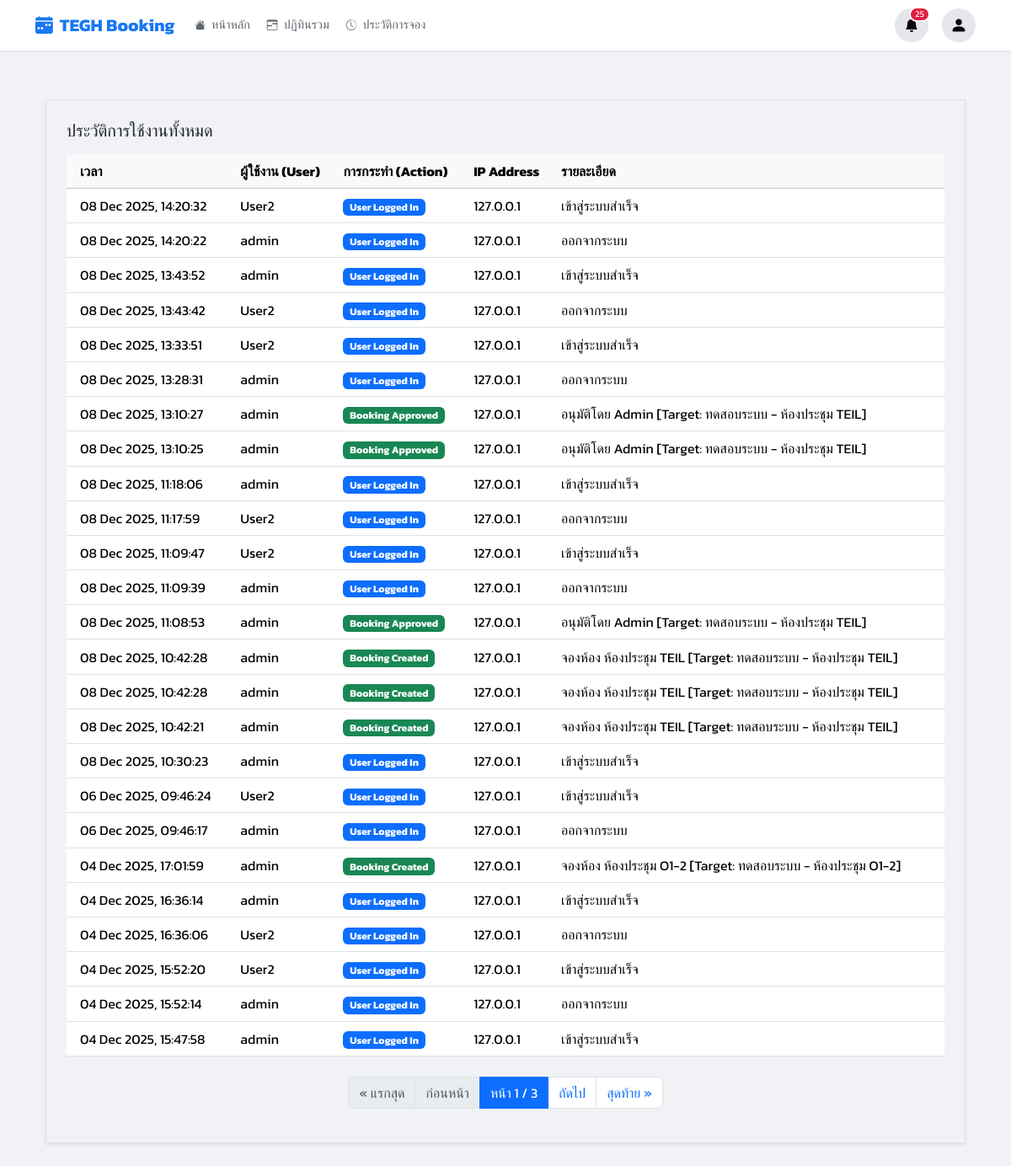
The page /audit-log/ (signed in) on the database as committed earlier.
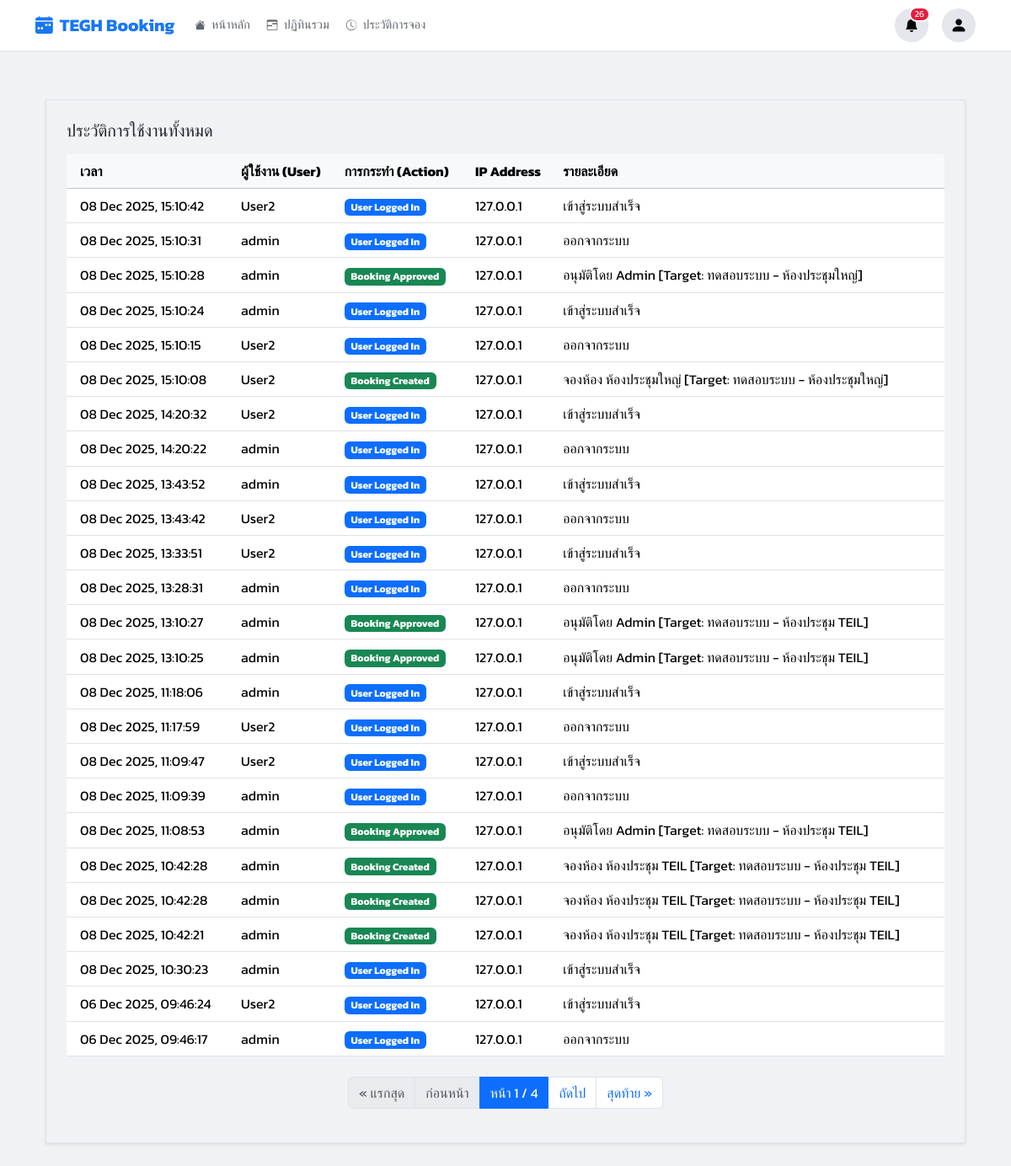
The same page on the database as committed later.
### booking/models.py (models this page shows, shortened)
class AuditLog(models.Model):
    ACTION_CHOICES = [
        ('LOGIN', 'User Logged In'),
        ('BOOKING_CREATED', 'Booking Created'),
        ('BOOKING_EDITED', 'Booking Edited'),
        ('BOOKING_CANCELLED', 'Booking Cancelled'),
        ('BOOKING_APPROVED', 'Booking Approved'),
        ('BOOKING_REJECTED', 'Booking Rejected'),
        ('OUTLOOK_SYNC', 'Outlook Synced'),
    ]
    user = models.ForeignKey(User, on_delete=models.SET_NULL, null=True, blank=True)
    action = models.CharField(max_length=20, choices=ACTION_CHOICES)
    timestamp = models.DateTimeField(auto_now_add=True)
    details = models.TextField(blank=True, null=True)
    ip_address = models.GenericIPAddressField(null=True, blank=True)
    class Meta:
        ordering = ['-timestamp']

### booking/views.py (the view)
# urls.py: path('audit-log/', views.audit_log_view, name='audit_log'),
@login_required
def audit_log_view(request):
    logs = AuditLog.objects.all()
    paginator = Paginator(logs, 25)
    page_obj = paginator.get_page(request.GET.get('page'))
    return render(request, 'pages/audit_log.html', {**get_base_context(request), 'page_obj': page_obj})

### booking/views.py (called while the page is built)
def is_admin(user):
    return user.is_authenticated and (user.is_superuser or user.is_staff or user.groups.filter(name='Admin').exists())

def is_approver_or_admin(user):
    return user.is_authenticated and (user.is_superuser or user.is_staff or user.groups.filter(name__in=['Approver', 'Admin']).exists())

### templates/pages/audit_log.html (shortened to what this page needs)
{% extends 'base.html' %}
{% load static %}
{% block content %}
<div class="container-fluid py-4">
    <div class="content-card shadow-sm border p-3 p-md-4">
        <h5 class="mb-3">ประวัติการใช้งานทั้งหมด</h5>
        <div class="table-responsive">
            <table class="table table-hover mb-0 align-middle">
                <thead class="table-light">
                    <tr>
                        <th scope="col" class="ps-3">เวลา</th>
                        <th scope="col">ผู้ใช้งาน (User)</th>
                        <th scope="col">การกระทำ (Action)</th>
                        <th scope="col">IP Address</th>
                        <th scope="col">รายละเอียด</th>
                    </tr>
                </thead>
                <tbody>
                    {% for log in page_obj %}
                    <tr>
                        <td class="ps-3">{{ log.timestamp|date:"d M Y, H:i:s" }}</td>
                        <td>
                            {% if log.user %}
                                {{ log.user.username }}
                            {% else %}
                                <span class="text-muted small">(N/A)</span>
                            {% endif %}
                        </td>
                        <td>
                            <span class="badge
                                {% if log.action == 'LOGIN' %}bg-primary
                                {% elif log.action == 'BOOKING_CREATED' %}bg-success
                                {% elif log.action == 'BOOKING_EDITED' %}bg-info
                                {% elif log.action == 'BOOKING_APPROVED' %}bg-success
                                {% elif log.action == 'BOOKING_REJECTED' %}bg-warning text-dark
                                {% elif log.action == 'BOOKING_CANCELLED' %}bg-danger
                                {% else %}bg-secondary{% endif %}">
                                {{ log.get_action_display }}
                            </span>
                        </td>
                        <td>{{ log.ip_address|default:"-" }}</td>
                        <td>{{ log.details|default:"-" }}</td>
                    </tr>
                    {% endfor %}
                </tbody>
            </table>
        </div>
        {% if page_obj.has_other_pages %}
            <nav aria-label="Page navigation" class="mt-4">
                <ul class="pagination justify-content-center">
                    {% if page_obj.has_previous %}
                        <li class="page-item"><a class="page-link" href="?page=1">&laquo; แรกสุด</a></li>
                        <li class="page-item"><a class="page-link" href="?page={{ page_obj.previous_page_number }}">ก่อนหน้า</a></li>
                    {% else %}
                        <li class="page-item disabled"><span class="page-link">&laquo; แรกสุด</span></li>
                        <li class="page-item disabled"><span class="page-link">ก่อนหน้า</span></li>
                    {% endif %}
                    <li class="page-item active" aria-current="page">
                        <span class="page-link">หน้า {{ page_obj.number }} / {{ page_obj.paginator.num_pages }}</span>
                    </li>
                    {% if page_obj.has_next %}
                        <li class="page-item"><a class="page-link" href="?page={{ page_obj.next_page_number }}">ถัดไป</a></li>
                        <li class="page-item"><a class="page-link" href="?page={{ page_obj.paginator.num_pages }}">สุดท้าย &raquo;</a></li>
                    {% else %}
                        <li class="page-item disabled"><span class="page-link">ถัดไป</span></li>
                        <li class="page-item disabled"><span class="page-link">สุดท้าย &raquo;</span></li>
                    {% endif %}
                </ul>
            </nav>
        {% endif %}
    </div>
</div>
{% endblock %}

Rows that differ between the two databases and show on the page:
no longer on this page (row unchanged): AuditLog: timestamp "04 Dec 2025, 17:01:59", user.username "admin", action "Booking Created", ip_address "127.0.0.1", details "จองห้อง ห้องประชุม O1-2 [Target: ทดสอบระบบ - ห้องประชุม O1-2]"
no longer on this page (row unchanged): AuditLog: timestamp "04 Dec 2025, 16:36:14", user.username "admin", action "User Logged In", ip_address "127.0.0.1", details "เข้าสู่ระบบสำเร็จ"
no longer on this page (row unchanged): AuditLog: timestamp "04 Dec 2025, 16:36:06", user.username "User2", action "User Logged In", ip_address "127.0.0.1", details "ออกจากระบบ"
no longer on this page (row unchanged): AuditLog: timestamp "04 Dec 2025, 15:52:20", user.username "User2", action "User Logged In", ip_address "127.0.0.1", details "เข้าสู่ระบบสำเร็จ"
no longer on this page (row unchanged): AuditLog: timestamp "04 Dec 2025, 15:52:14", user.username "admin", action "User Logged In", ip_address "127.0.0.1", details "ออกจากระบบ"
no longer on this page (row unchanged): AuditLog: timestamp "04 Dec 2025, 15:47:58", user.username "admin", action "User Logged In", ip_address "127.0.0.1", details "เข้าสู่ระบบสำเร็จ"
added AuditLog: timestamp "08 Dec 2025, 15:10:42", user.username "User2", action "User Logged In", ip_address "127.0.0.1", details "เข้าสู่ระบบสำเร็จ"
added AuditLog: timestamp "08 Dec 2025, 15:10:31", user.username "admin", action "User Logged In", ip_address "127.0.0.1", details "ออกจากระบบ"
added AuditLog: timestamp "08 Dec 2025, 15:10:28", user.username "admin", action "Booking Approved", ip_address "127.0.0.1", details "อนุมัติโดย Admin [Target: ทดสอบระบบ - ห้องประชุมใหญ่]"
added AuditLog: timestamp "08 Dec 2025, 15:10:24", user.username "admin", action "User Logged In", ip_address "127.0.0.1", details "เข้าสู่ระบบสำเร็จ"
added AuditLog: timestamp "08 Dec 2025, 15:10:15", user.username "User2", action "User Logged In", ip_address "127.0.0.1", details "ออกจากระบบ"
added AuditLog: timestamp "08 Dec 2025, 15:10:08", user.username "User2", action "Booking Created", ip_address "127.0.0.1", details "จองห้อง ห้องประชุมใหญ่ [Target: ทดสอบระบบ - ห้องประชุมใหญ่]"
Other text that changed with them:
{{ pending_count }}: "25" → "26"
{{ page_obj.paginator.num_pages }}: "3" → "4"
